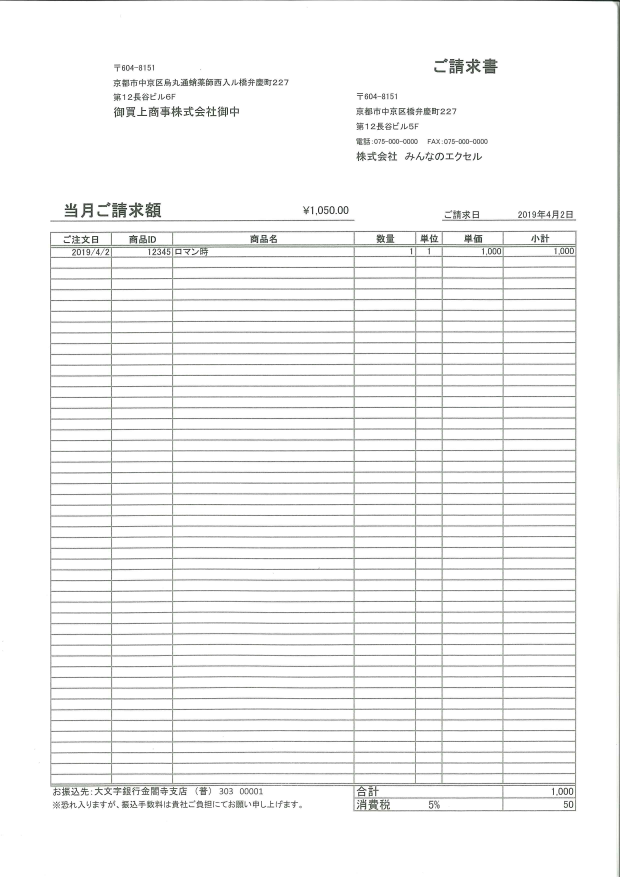
#> input picture data/005.jpg, 2480 x 3508 px, found by its file name (shown at 1/4 size); its folder holds only this picture in this run
$ jupyter execute --allow-errors fuku-draft.ipynb   (shell and % lines are left out)
#> lines starting #> are read from the running program, lines starting #| are printed output that depends on the picture; after the words box and inside, x2 and y2 are one past the last pixel; in counts of white or black regions, pixels touching at a corner belong together
#> further down, img is the input picture: shape (3508, 2480, 3); mean B, G, R 244.1, 244.3, 244.1
### src/separate_table.py
import cv2
import numpy as np
from matplotlib import pyplot as plt

import skimage
import imutils
from imutils import contours
from tqdm import tqdm
import pandas as pd
from src import util

def run(img):
    kernel = np.ones((5,5),np.uint8)
    img_erode = cv2.erode(img,kernel,iterations = 3)

    out_e = cv2.cvtColor(img_erode, cv2.COLOR_BGR2GRAY)
    ret, out_e_thresh_bin = cv2.threshold(out_e, 120, 255, cv2.THRESH_BINARY_INV)
    out_e_thresh_bin_nonoise = cv2.morphologyEx(out_e_thresh_bin,cv2.MORPH_OPEN,kernel, iterations = 2)
    out_e_thresh_bin_e = cv2.erode(out_e_thresh_bin_nonoise, None, iterations=4)

    labels = skimage.measure.label(out_e_thresh_bin_e, neighbors=8, background=0)
    mask = np.zeros(out_e_thresh_bin_e.shape, dtype="uint8")

    img_size = img.shape[0]*img.shape[1]
    for label in np.unique(labels):
        # if this is the background label, ignore it
        if label == 0:
            continue

        # otherwise, construct the label mask and count the
        # number of pixels
        labelMask = np.zeros(out_e_thresh_bin_e.shape, dtype="uint8")
        labelMask[labels == label] = 255
        numPixels = cv2.countNonZero(labelMask)

        # if the number of pixels in the component is sufficiently
        # large, then add it to our mask of "large blobs"
        if numPixels > img_size*1/1000:
            cnts_mask_all = cv2.findContours(labelMask,cv2.RETR_EXTERNAL,cv2.CHAIN_APPROX_SIMPLE)
            cnts_mask = grab_contours(cnts_mask_all)
            cnts_mask = contours.sort_contours(cnts_mask)[0]
            contour_size = []
            for i, c in enumerate(cnts_mask):
                (x,y,w,h) = cv2.boundingRect(c)
                contour_size.append((x+w)*(y+h))
            if np.max(contour_size) <= img_size*90/100:
                mask = cv2.add(mask, labelMask)
        else:
            continue
    cnts_allinfo = cv2.findContours(mask.copy(),cv2.RETR_EXTERNAL,cv2.CHAIN_APPROX_SIMPLE)

    cnts = grab_contours(cnts_allinfo)
    cnts = contours.sort_contours(cnts)[0]

    counter = 0
    img_dict = {}
    table_part = np.zeros((1, 1), np.uint8)
    other_part = np.zeros((1, 1), np.uint8)
    for (i, c) in enumerate(cnts):
        #draw bright spots on image
        (x, y ,w, h) = cv2.boundingRect(c)
        img_crop = img.copy()[y:y+h,x:x+w,:]
        if table_part.shape[0] * table_part.shape[1] <= w * h:
            table_part = img_crop
            other_part = img[0:y, :, :]
    util.save(other_part, "meta_img.jpg")
    util.save(table_part, "table_img.jpg")
    return other_part, table_part

"""Connected-component analysis of image"""

def grab_contours(cnts):
    # if the length the contours tuple returned by cv2.findContours
    # is '2' then we are using either OpenCV v2.4, v4-beta, or
    # v4-official
    if len(cnts) == 2:
        cnts = cnts[0]

    # if the length of the contours tuple is '3' then we are using
    # either OpenCV v3, v4-pre, or v4-alpha
    elif len(cnts) == 3:
        cnts = cnts[1]

    # otherwise OpenCV has changed their cv2.findContours return
    # signature yet again and I have no idea WTH is going on
    else:
        raise Exception(("Contours tuple must have length 2 or 3, "
            "otherwise OpenCV changed their cv2.findContours return "
            "signature yet again. Refer to OpenCV's documentation "
            "in that case"))

    # return the actual contours array
    return cnts

### src/ocr.py
import pytesseract
from pytesseract import Output
from PIL import Image, ImageDraw, ImageFont
import cv2
import numpy as np
from glob import glob
import pandas as pd
import os
import re
from src import util

# REGULAR EXPRESSION template
################################################################
post_number = r"〒\d{3}-\d{4}"
address = r".*(都|道|府|県|区|市|町|丁).*"
building = r".*(ビル|マンション|ハイツ|アパート).*"
phone_number = r".*0\d*-\d*-\d*"
money_number = r".*(v|\\)\d*\.\d*"
date = r".*\d{2,4}年\d{1,2}月\d{1,2}日"
# date = r".*\d{2,4}(年|\/|-)\d{1,2}(月|\/|-)\d{1,2}"
dest = r".*御中"
organize = r".*株式会社.*"
title = r"ご..書"
################################################################

def process_meta(img):
    img = cv2.cvtColor(img, cv2.COLOR_BGR2GRAY)
    img = cv2.blur(img, ksize=(3, 3))
    _,img = cv2.threshold(img,200,255,cv2.THRESH_BINARY)

    df = pytesseract.image_to_data(Image.fromarray(img), lang="jpn", output_type=Output.DATAFRAME)

    df.columns.str.strip()
    df = df.dropna()
    df = df.drop(columns=['level', 'page_num'])

    # group text from tesseract's result from dataframe format into block
    all_blocks = []
    for _, block in df.groupby('block_num'):
        str_block = []
        for _, parse in block.groupby('par_num'):
            for _, line in parse.groupby('line_num'):
                list_lines = df_to_list(line)
                left, top, height, width = list_lines[0][1]
                str_block.append(list_lines)
        all_blocks.append(str_block)
    tesseract_img = util.df_to_image(df, img)
    util.save(tesseract_img, "meta_tesseract.jpg")
    return all_blocks

# [118 lines left out: functions process_table, row_to_line, df_to_list, tag_paragraph, tag_detail, not called in this run]

### draft/fuku-draft.ipynb
[cell 1]
import pytesseract
from pytesseract import Output
from PIL import Image, ImageDraw, ImageFont
import cv2
import numpy as np
from glob import glob
import pandas as pd
import os
import re
from openpyxl import Workbook, load_workbook
from openpyxl.utils.dataframe import dataframe_to_rows
from tqdm import tqdm
import skimage

from src import separate_table, ocr
import json

[cell 2]
from matplotlib import pyplot as plt

font_path = "data/fonts-japanese-mincho.ttf"

[cell 3]
def remove_line(img):
    binary = cv2.cvtColor(img, cv2.COLOR_BGR2GRAY)

    binary = cv2.blur(binary, ksize=(3, 3))
    # Otsu's thresholdin
#     binary = cv2.erode(binary, np.ones((2,2), np.uint8), iterations=1)
#     binary = cv2.dilate(binary, np.ones((2,2), np.uint8), iterations=1)
    _,binary = cv2.threshold(binary,200,255,cv2.THRESH_BINARY)
# [38 lines of commented-out code are left out]
    return binary
# [9 lines left out: function df_to_image, not called in this run]

[cell 4]
# [9 lines left out: function paragraph_to_image, not called in this run]

[cell 5]
# [130 lines left out: functions is_table_header, is_next, process_row, process_line, process_phrases, not called in this run]

[cell 6]
table_header = ['ご注文日', '商品ID', '商品名', '数量', '単位', '単価', '小計']

# OLD

[cell 7]
input_folder = "data"
image_paths = []
image_paths.extend(glob(os.path.join(input_folder, "*.png")))
image_paths.extend(glob(os.path.join(input_folder, "*.jpg")))
image_paths = ["data/005.jpg"]
fig=plt.figure(figsize=(100, 100))
rows = len(image_paths)
cols = 2
#> (the rest of this cell did not finish here and is left out)

#> in remove_line, `_,binary = cv2.threshold(binary,200,255,cv2.THRESH_BINARY)`:
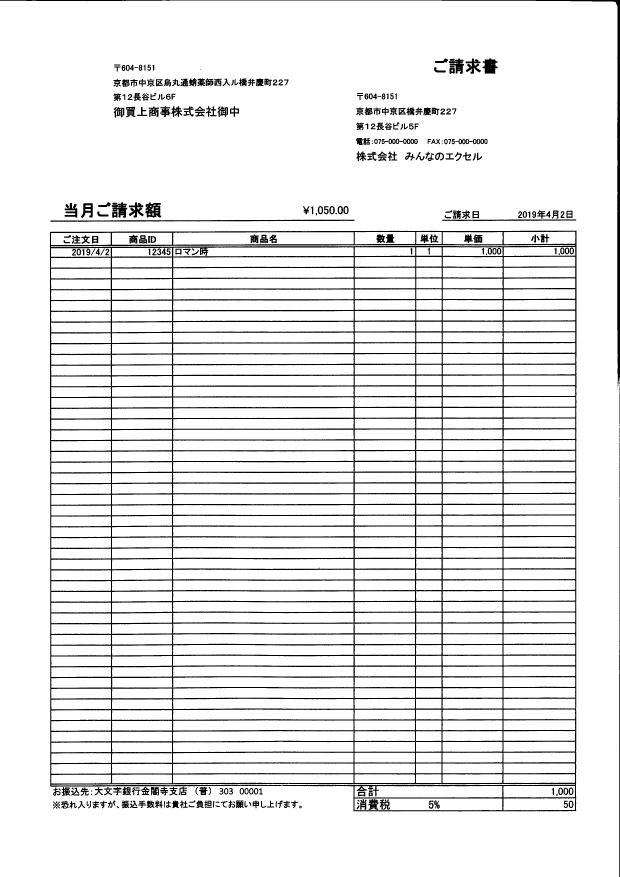
#> binary: shape (3508, 2480) (shown at 1/4 size); 91.4% white; 370 black regions (11 under 20 px), largest, box (x1, y1, x2, y2) and area: (200, 922, 2306, 3246) 592466, (0, 0, 2480, 1552) 23415, (201, 879, 1418, 887) 5590
    # dealing with rotated image. Choose the best image's direction based on tesseract confidence score
    df = None
    conf = -1
    _img = None
    for i in range(1):
        img = (np.rot90(img) if i != 0 else img)
        _df = pytesseract.image_to_data(Image.fromarray(img), lang="jpn", output_type=Output.DATAFRAME)
        _df.columns = _df.columns.str.strip()
        _df = _df.dropna()
        if conf < _df['conf'].mean():
            conf = _df['conf'].mean()
            df = _df
            _img = img.copy()

    df.columns.str.strip()
    df = df.dropna()
    df = df.drop(columns=['level', 'page_num'])
    df_lines = []
    for _, block in df.groupby('block_num'):
        for _, parse in block.groupby('par_num'):
            for _, line in parse.groupby('line_num'):
                df_lines.append(line)
    phrases = []
    list_table = []
    table_top = _img.shape[0]
    for df_line in df_lines:
        list_lines = process_line(df_line)
        left, top, height, width = list_lines[0][1]
        if is_table_header(list_lines, table_header) or top > table_top:
            table_top = min(top, table_top)
            list_table.append(list_lines)
        else:
            phrases.append(list_lines)

    paragraphs = process_phrases(phrases)
    new_img = df_to_image(df, _img)
    for paragraph in paragraphs:
        for phrase in paragraph:
            print(phrase[0])
        print()
    for table in list_table:
        print(table[0])
#     new_img = paragraph_to_image(paragraphs, _img)
#
#     cv2.imwrite(os.path.join(input_folder, os.path.basename(path).split(".")[0] + "_output." + os.path.basename(path).split(".")[1]), new_img)

    fig.add_subplot(rows, cols, i * cols + 1)
    plt.imshow(_img.copy(), cmap='gray')
    fig.add_subplot(rows, cols, i * cols + 2)
    plt.imshow(new_img.copy(), cmap='gray')
plt.show()

# NEW

[cell 8]
path = "data/005.jpg"

json_file = "content.json"

img = cv2.imread(path)

meta_img, table_img = separate_table.run(img)
#> in run, `img_erode = cv2.erode(img,kernel,iterations = 3)`:
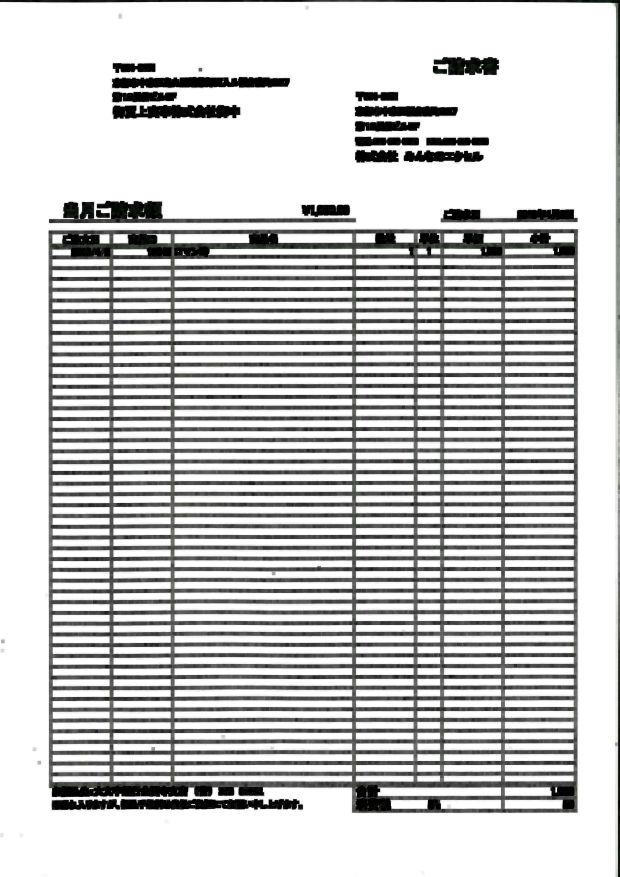
#> img_erode: shape (3508, 2480, 3) (shown at 1/4 size); mean B, G, R 200.7, 201, 200.8
#> in run, `ret, out_e_thresh_bin = cv2.threshold(out_e, 120, 255, cv2.THRESH_BINA..`:
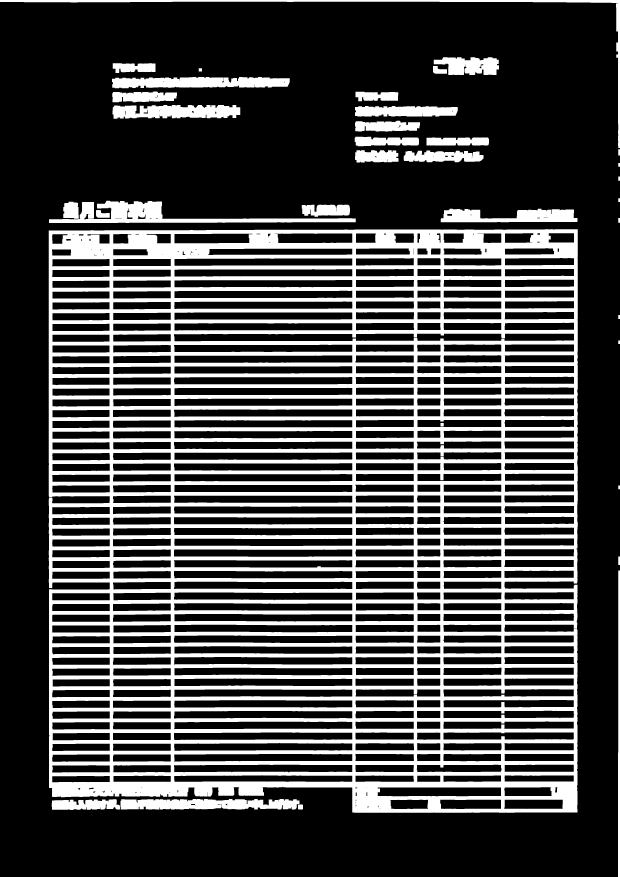
#> out_e_thresh_bin: shape (3508, 2480) (shown at 1/4 size); 26.2% white; 35 white regions, largest, box (x1, y1, x2, y2) and area: (195, 917, 2311, 3251) 1993427, (196, 803, 1423, 892) 36782, (448, 308, 1159, 353) 26563
#> in run, `out_e_thresh_bin_nonoise = cv2.morphologyEx(out_e_thresh_bin,cv2.MORPH..`: out_e_thresh_bin_nonoise: shape (3508, 2480); 26.2% white; 35 white regions, largest, box (x1, y1, x2, y2) and area: (195, 917, 2311, 3251) 1993424, (196, 803, 1423, 892) 36782, (448, 308, 1159, 353) 26563
#> in run, `out_e_thresh_bin_e = cv2.erode(out_e_thresh_bin_nonoise, None, iterati..`: out_e_thresh_bin_e: shape (3508, 2480); 13.7% white; 35 white regions (1 under 20 px), largest, box (x1, y1, x2, y2) and area: (199, 921, 2307, 3247) 1010958, (200, 807, 1419, 888) 22406, (452, 312, 1155, 349) 18755
#> in run, `labels = skimage.measure.label(out_e_thresh_bin_e, neighbors=8, backgr..`:
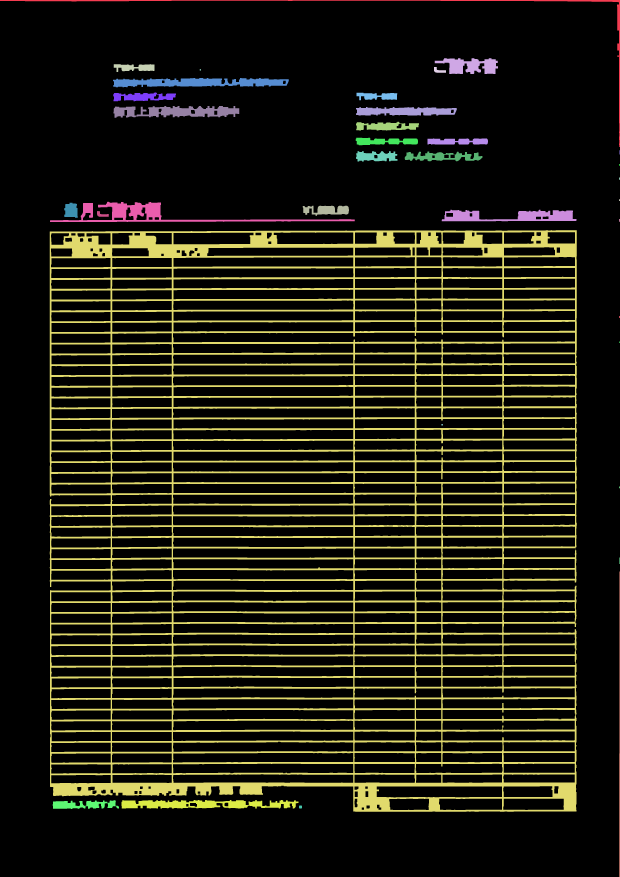
#> labels: shape (3508, 2480) int64 (shown at 1/4 size); 36 distinct labels, from 0 to 35; one colour per label, 0 black
#> the loop in run, `for label in np.unique(labels):` made 36 passes
#> numPixels on passes 2 to 13: 13219, 9943, 3447, 606, 25, 18755, 5957, 3444, 15735, 10952, 6003, 5352
#> after the loop in run, `for label in np.unique(labels):`:
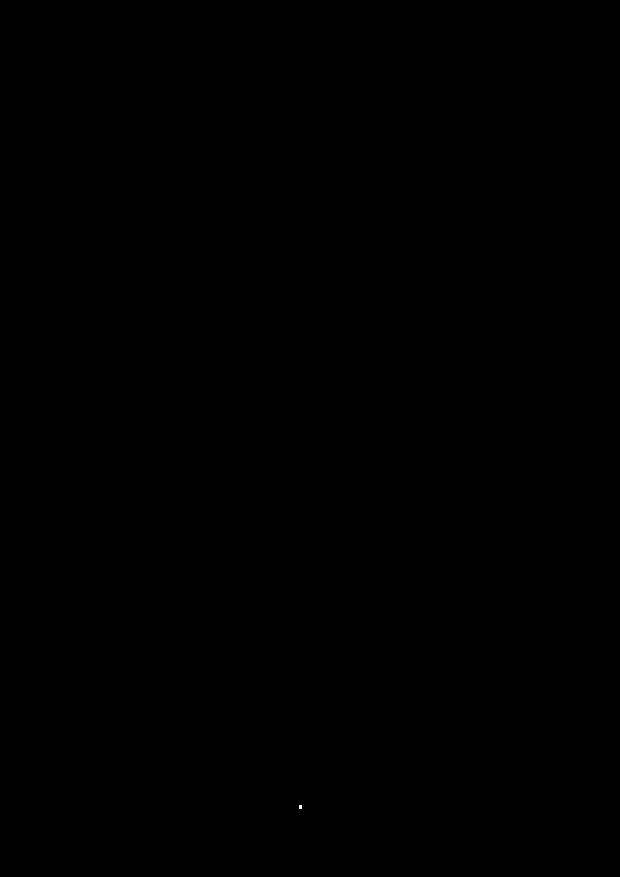
#> labelMask: shape (3508, 2480) (shown at 1/4 size); 0% white; 1 white region, box (x1, y1, x2, y2) and area: (1196, 3222, 1208, 3234) 136
#> after the loop in run, `for label in np.unique(labels):`:
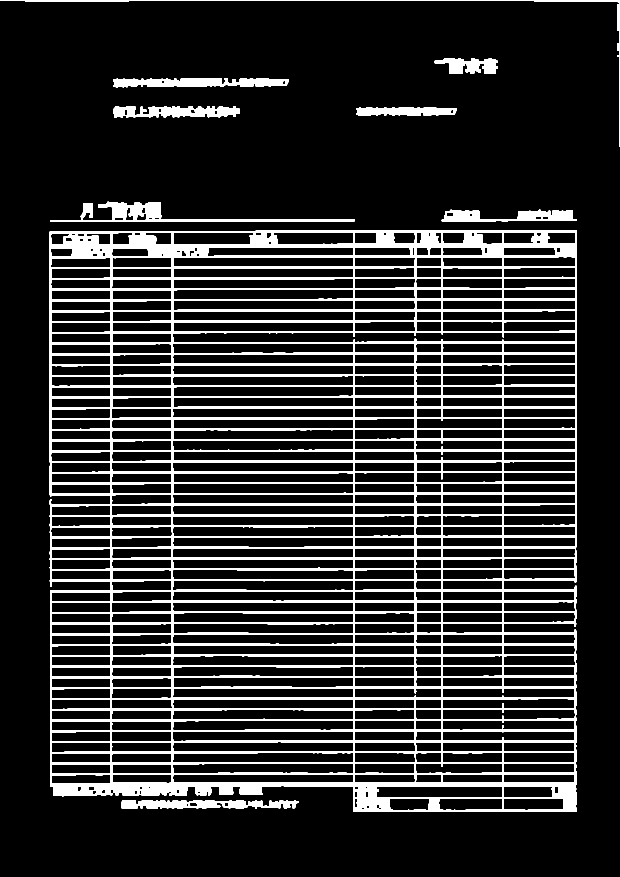
#> mask: shape (3508, 2480) (shown at 1/4 size); 13% white; 9 white regions
#> in run, `cnts_allinfo = cv2.findContours(mask.copy(),cv2.RETR_EXTERNAL,cv2.CHAI..`: cnts_allinfo = 9 contours; largest, box (x1, y1, x2, y2) and area: (199, 921, 2307, 3247) 4752572, (200, 807, 1419, 888) 23494, (452, 312, 1155, 349) 18134, (486, 3200, 1194, 3234) 16523, (454, 424, 957, 471) 15768
#> in grab_contours (call 10), `cnts = cnts[0]`: cnts has the same summary as cnts_allinfo in run
#> in run, `cnts = grab_contours(cnts_allinfo)`: cnts has the same summary as cnts_allinfo
#> the loop in run, `for (i, c) in enumerate(cnts):` made 9 passes
#> (x, y, w, h) on passes 1 to 9: (0, 0, 2480, 588), (199, 921, 2108, 2326), (200, 807, 1219, 81), (452, 312, 703, 37), (454, 424, 503, 47), (486, 3200, 708, 34), (1424, 428, 403, 34), (1739, 233, 253, 63), (1767, 839, 539, 46)
#> pass 1, in run, `img_crop = img.copy()[y:y+h,x:x+w,:]`:
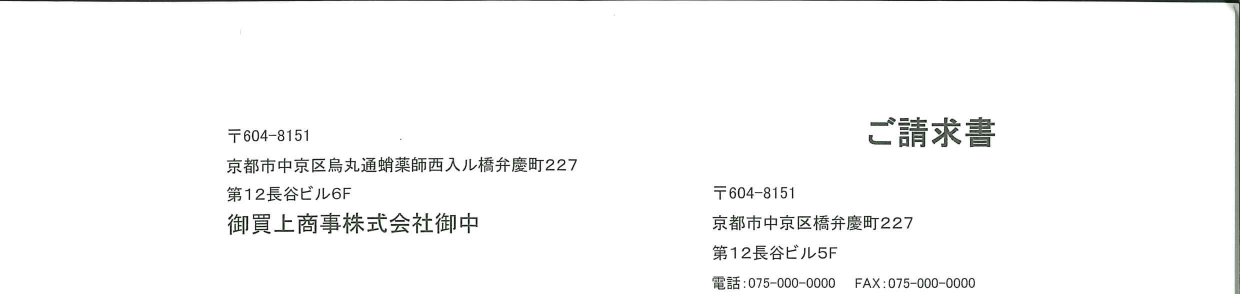
#> img_crop: shape (588, 2480, 3) (shown at 1/2 size); mean B, G, R 248.7, 248.9, 248.7
#> pass 3, in run, `img_crop = img.copy()[y:y+h,x:x+w,:]`:
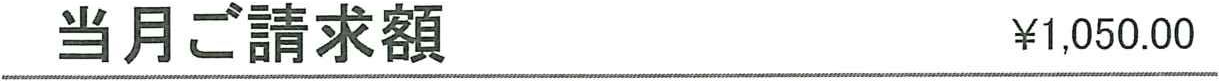
#> img_crop: shape (81, 1219, 3); mean B, G, R 225.5, 226.4, 225.6

# process meta data using tesseract ocr
#> (the rest of this cell did not finish here and is left out)

#> in process_meta, `_,img = cv2.threshold(img,200,255,cv2.THRESH_BINARY)`:
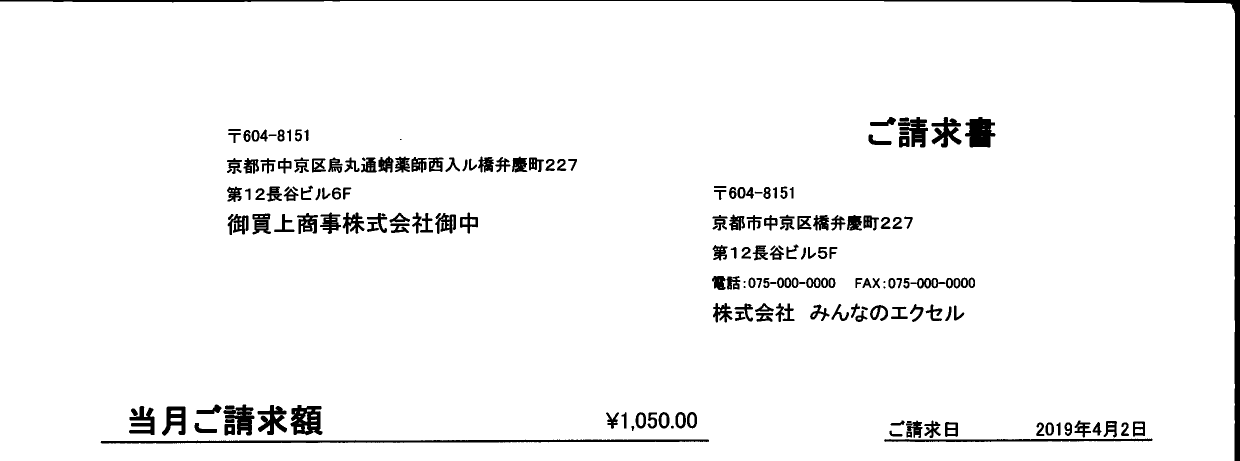
#> img: shape (921, 2480) (shown at 1/2 size); 95.8% white; 200 black regions (5 under 20 px), largest, box (x1, y1, x2, y2) and area: (0, 0, 2480, 921) 17015, (201, 879, 1418, 887) 5590, (581, 810, 645, 871) 2634
# tagging each block into specific content using regular expression
tags = ocr.tag_paragraph(all_blocks)
tags['from'] = ocr.tag_detail([tags['from']])
tags['to'] = ocr.tag_detail([tags['to']] + tags['unknown'])

# write to json
del tags['unknown']
with open(json_file, "w", encoding='utf8') as f:
    json.dump(tags, f, ensure_ascii=False, indent=4)

[cell 9]
table_img = cv2.cvtColor(table_img, cv2.COLOR_BGR2GRAY)

[cell 10]
# [41 lines left out: functions remove_horizontal_line, get_vertical_line, not called in this run]
# [8 lines of commented-out code are left out]

[cell 11]
table_header = ['ご注文日', '商品ID', '商品名', '数量', '単位', '単価', '小計']
table_dict = {}
for item in table_header:
    table_dict[item] = []
#> (the rest of this cell did not finish here and is left out)
